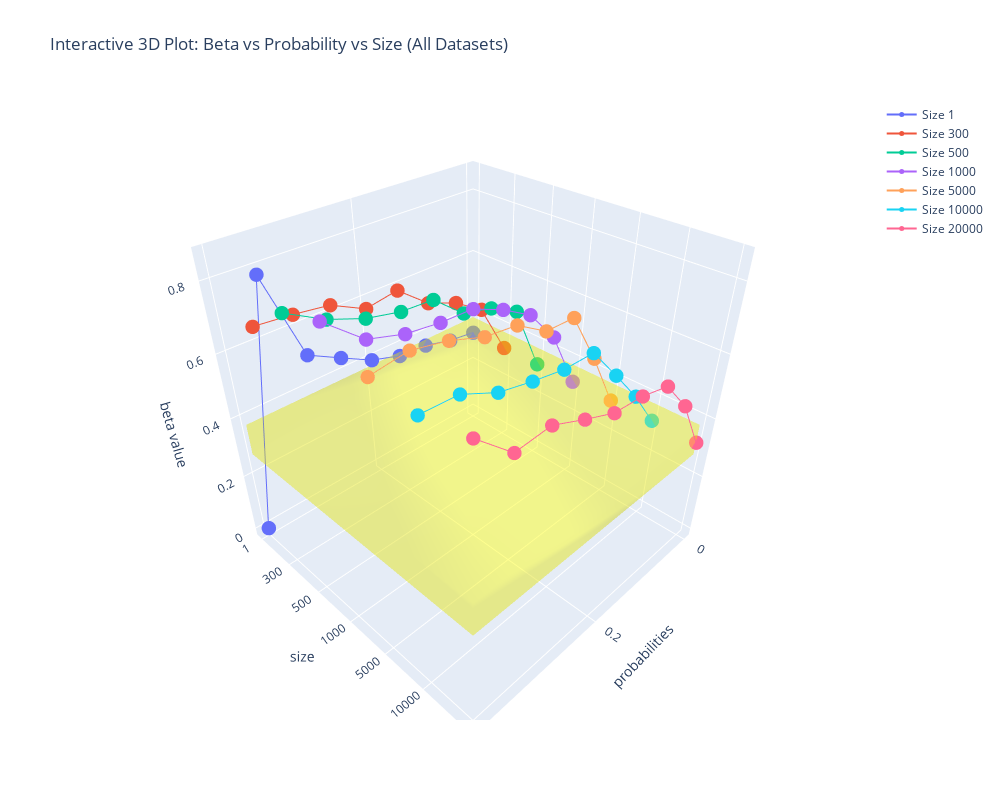

The code cell stored with this chart in its notebook:
### Code cell
import plotly.graph_objects as go
import numpy as np

# Organize all data
# =============================================

p = [p_1, p_300, p_500, p_1000, p_5000, p_10000, p_20000]
beta = [beta_1, beta_300, beta_500, beta_1000, beta_5000, beta_10000, beta_20000]
alpha = [alpha_1, alpha_300, alpha_500, alpha_1000, alpha_5000, alpha_10000, alpha_20000]
names = ['1', '300', '500', '1000', '5000', '10000', '20000']

# =============================================
# Build interactive plot
# =============================================
fig = go.Figure()

for idx in range(7):
    x = np.array(p[idx])
    y = [idx] * len(x)
    z = beta[idx]

    fig.add_trace(go.Scatter3d(
        x=x, y=y, z=z,
        mode='lines+markers',
        name=f"Size {names[idx]}",
        marker=dict(size=5),
    ))

# =============================================
# Add transparent highlight box for β ∈ [0.28, 0.38]
# =============================================

# Find x-axis range (max probability across all datasets)
x_max = max([max(p[i]) for i in range(7)])

# Box corners
x_min, x_max = 0, x_max
y_min, y_max = 0, 6  # covers all 7 curves (0 to 6)
z_min, z_max = 0.28, 0.38

# 8 vertices of the cuboid
X = [x_min, x_max, x_max, x_min, x_min, x_max, x_max, x_min]
Y = [y_min, y_min, y_max, y_max, y_min, y_min, y_max, y_max]
Z = [z_min, z_min, z_min, z_min, z_max, z_max, z_max, z_max]

fig.add_trace(go.Mesh3d(
    x=X, y=Y, z=Z,
    opacity=0.25,
    color='yellow',
    flatshading=False,
    name='β range 0.28–0.38',
    showscale=False,
    alphahull=0
))

# =============================================
# Axis labels and formatting
# =============================================

fig.update_layout(
    scene=dict(
        xaxis_title='probabilities',
        yaxis_title='size',
        zaxis_title='beta value',
        yaxis=dict(
            tickmode='array',
            tickvals=list(range(7)),
            ticktext=names
        )
    ),
    width=1000,
    height=800,
    title='Interactive 3D Plot: Beta vs Probability vs Size (All Datasets)'
)

fig.show()

### Figure 1 — Plotly figure (JSON) as saved in the notebook; plotly's stock layout.template omitted (floating-point values rounded to 4 significant figures)
{"data": [{"marker": {"size": 5}, "mode": "lines+markers", "name": "Size 1", "type": "scatter3d", "x": [0.0, 0.05, 0.1, 0.15, 0.2, 0.25, 0.3, 0.35, 0.4], "y": [0, 0, 0, 0, 0, 0, 0, 0, 0], "z": [0.3204, 0.3338, 0.359, 0.3661, 0.3972, 0.451, 0.506, 0.7812, 0]}, {"marker": {"size": 5}, "mode": "lines+markers", "name": "Size 300", "type": "scatter3d", "x": [0.0, 0.05, 0.1, 0.15, 0.2, 0.25, 0.3, 0.35, 0.4], "y": [1, 1, 1, 1, 1, 1, 1, 1, 1], "z": [0.3204, 0.5, 0.5617, 0.6, 0.6763, 0.661, 0.7108, 0.7248, 0.734]}, {"marker": {"size": 5}, "mode": "lines+markers", "name": "Size 500", "type": "scatter3d", "x": [0.0, 0.05, 0.1, 0.15, 0.2, 0.25, 0.3, 0.35, 0.4], "y": [2, 2, 2, 2, 2, 2, 2, 2, 2], "z": [0.3204, 0.5465, 0.5968, 0.6212, 0.6999, 0.7057, 0.7279, 0.7664, 0.8228]}, {"marker": {"size": 5}, "mode": "lines+markers", "name": "Size 1000", "type": "scatter3d", "x": [0.0, 0.05, 0.1, 0.15, 0.2, 0.25, 0.3, 0.35, 0.4], "y": [3, 3, 3, 3, 3, 3, 3, 3, 3], "z": [0.3204, 0.5185, 0.6295, 0.6849, 0.7266, 0.7305, 0.7434, 0.7732, 0.8577]}, {"marker": {"size": 5}, "mode": "lines+markers", "name": "Size 5000", "type": "scatter3d", "x": [0.0, 0.05, 0.1, 0.15, 0.2, 0.25, 0.3, 0.35, 0.4], "y": [4, 4, 4, 4, 4, 4, 4, 4, 4], "z": [0.3204, 0.5104, 0.6754, 0.6797, 0.7377, 0.7501, 0.7847, 0.806, 0.7924]}, {"marker": {"size": 5}, "mode": "lines+markers", "name": "Size 10000", "type": "scatter3d", "x": [0.0, 0.05, 0.1, 0.15, 0.2, 0.25, 0.3, 0.35, 0.4], "y": [5, 5, 5, 5, 5, 5, 5, 5, 5], "z": [0.3204, 0.4546, 0.569, 0.6792, 0.6818, 0.6997, 0.7222, 0.7691, 0.7746]}, {"marker": {"size": 5}, "mode": "lines+markers", "name": "Size 20000", "type": "scatter3d", "x": [0.0, 0.05, 0.1, 0.15, 0.2, 0.25, 0.3, 0.35, 0.4], "y": [6, 6, 6, 6, 6, 6, 6, 6, 6], "z": [0.3204, 0.4944, 0.6035, 0.627, 0.6353, 0.6732, 0.7145, 0.7073, 0.7992]}, {"alphahull": 0, "color": "yellow", "flatshading": false, "name": "β range 0.28–0.38", "opacity": 0.25, "showscale": false, "type": "mesh3d", "x": [0, 0.4, 0.4, 0, 0, 0.4, 0.4, 0], "y": [0, 0, 6, 6, 0, 0, 6, 6], "z": [0.28, 0.28, 0.28, 0.28, 0.38, 0.38, 0.38, 0.38]}], "layout": {"height": 800, "scene": {"xaxis": {"title": {"text": "probabilities"}}, "yaxis": {"tickmode": "array", "ticktext": ["1", "300", "500", "1000", "5000", "10000", "20000"], "tickvals": [0, 1, 2, 3, 4, 5, 6], "title": {"text": "size"}}, "zaxis": {"title": {"text": "beta value"}}}, "title": {"text": "Interactive 3D Plot: Beta vs Probability vs Size (All Datasets)"}, "width": 1000}}
